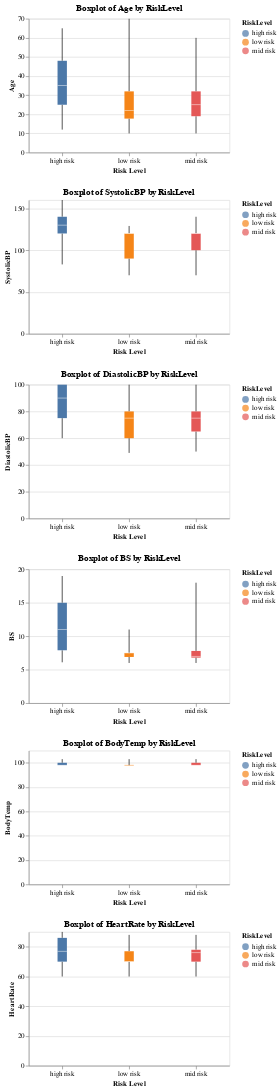

The notebook cell saved with this chart:
### Code cell
columns = [col for col in df.columns.tolist() if col != 'RiskLevel']

boxplots = [
    alt.Chart(df).mark_boxplot(extent = 'min-max').encode(
        x = alt.X('RiskLevel:N', title = 'Risk Level', axis = alt.Axis(labelAngle = 0)),
        y = alt.Y(f'{col}:Q', title = col),
        color = 'RiskLevel:N'
    ).properties(
        title = f'Boxplot of {col} by RiskLevel',
        width = 300,
        height = 200
    )
    for col in columns
]

final_chart = alt.vconcat(*boxplots).resolve_scale(
    color = 'independent',
    y = 'independent'
)

final_chart

### Figure 1 — Vega-Lite specification as saved in the notebook (floating-point values rounded to 4 significant figures; data arrays with more than 128 entries replaced by an {"elided": "..."} marker saying what was removed)
{"config": {"view": {"continuousWidth": 300, "continuousHeight": 300}}, "vconcat": [{"mark": {"type": "boxplot", "extent": "min-max"}, "encoding": {"color": {"field": "RiskLevel", "type": "nominal"}, "x": {"axis": {"labelAngle": 0}, "field": "RiskLevel", "title": "Risk Level", "type": "nominal"}, "y": {"field": "Age", "title": "Age", "type": "quantitative"}}, "height": 200, "title": "Boxplot of Age by RiskLevel", "width": 300}, {"mark": {"type": "boxplot", "extent": "min-max"}, "encoding": {"color": {"field": "RiskLevel", "type": "nominal"}, "x": {"axis": {"labelAngle": 0}, "field": "RiskLevel", "title": "Risk Level", "type": "nominal"}, "y": {"field": "SystolicBP", "title": "SystolicBP", "type": "quantitative"}}, "height": 200, "title": "Boxplot of SystolicBP by RiskLevel", "width": 300}, {"mark": {"type": "boxplot", "extent": "min-max"}, "encoding": {"color": {"field": "RiskLevel", "type": "nominal"}, "x": {"axis": {"labelAngle": 0}, "field": "RiskLevel", "title": "Risk Level", "type": "nominal"}, "y": {"field": "DiastolicBP", "title": "DiastolicBP", "type": "quantitative"}}, "height": 200, "title": "Boxplot of DiastolicBP by RiskLevel", "width": 300}, {"mark": {"type": "boxplot", "extent": "min-max"}, "encoding": {"color": {"field": "RiskLevel", "type": "nominal"}, "x": {"axis": {"labelAngle": 0}, "field": "RiskLevel", "title": "Risk Level", "type": "nominal"}, "y": {"field": "BS", "title": "BS", "type": "quantitative"}}, "height": 200, "title": "Boxplot of BS by RiskLevel", "width": 300}, {"mark": {"type": "boxplot", "extent": "min-max"}, "encoding": {"color": {"field": "RiskLevel", "type": "nominal"}, "x": {"axis": {"labelAngle": 0}, "field": "RiskLevel", "title": "Risk Level", "type": "nominal"}, "y": {"field": "BodyTemp", "title": "BodyTemp", "type": "quantitative"}}, "height": 200, "title": "Boxplot of BodyTemp by RiskLevel", "width": 300}, {"mark": {"type": "boxplot", "extent": "min-max"}, "encoding": {"color": {"field": "RiskLevel", "type": "nominal"}, "x": {"axis": {"labelAngle": 0}, "field": "RiskLevel", "title": "Risk Level", "type": "nominal"}, "y": {"field": "HeartRate", "title": "HeartRate", "type": "quantitative"}}, "height": 200, "title": "Boxplot of HeartRate by RiskLevel", "width": 300}], "data": {"name": "data-3bc40c1d3e620ba995b247c5307f71a0"}, "resolve": {"scale": {"color": "independent", "y": "independent"}}, "$schema": "https://vega.github.io/schema/vega-lite/v5.15.1.json", "datasets": {"data-3bc40c1d3e620ba995b247c5307f71a0": {"elided": "1012 records"}}}
